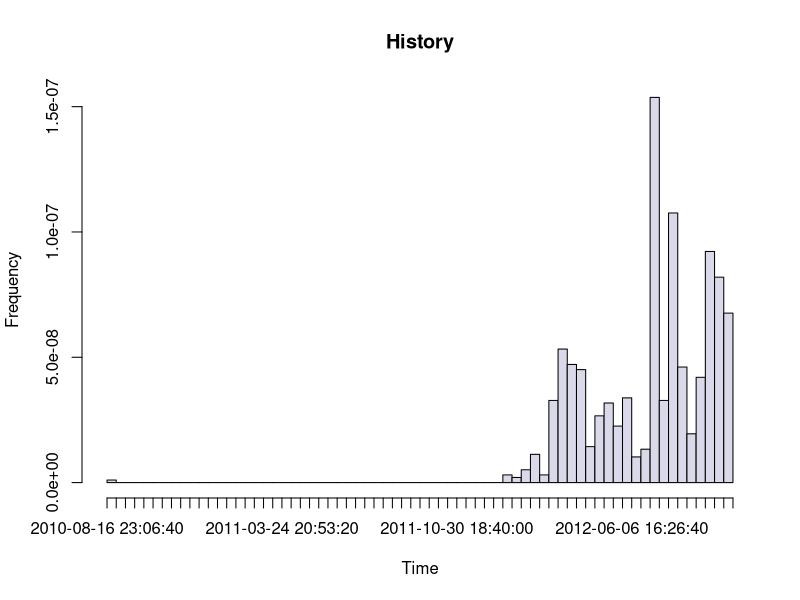
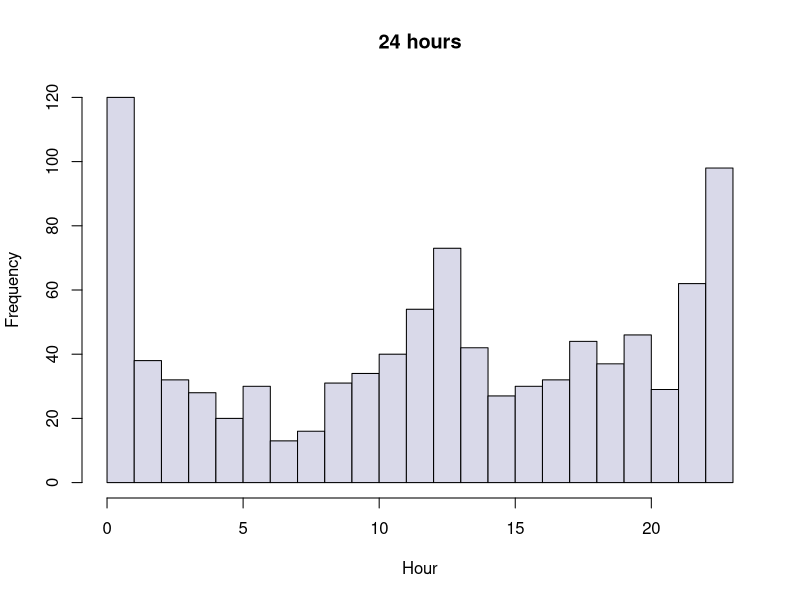
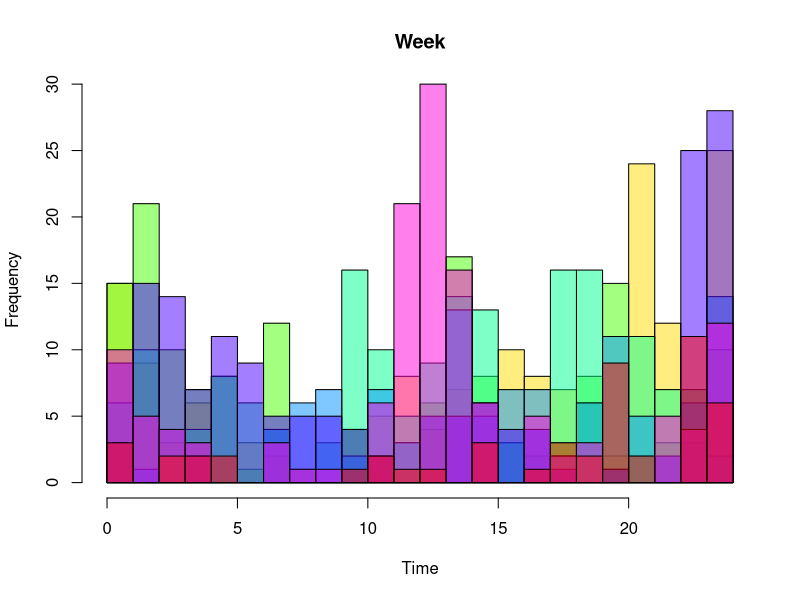
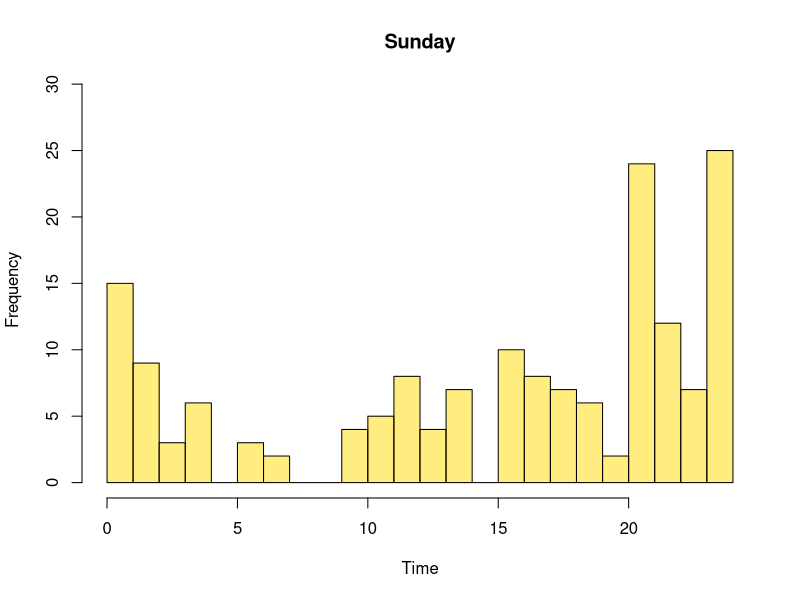
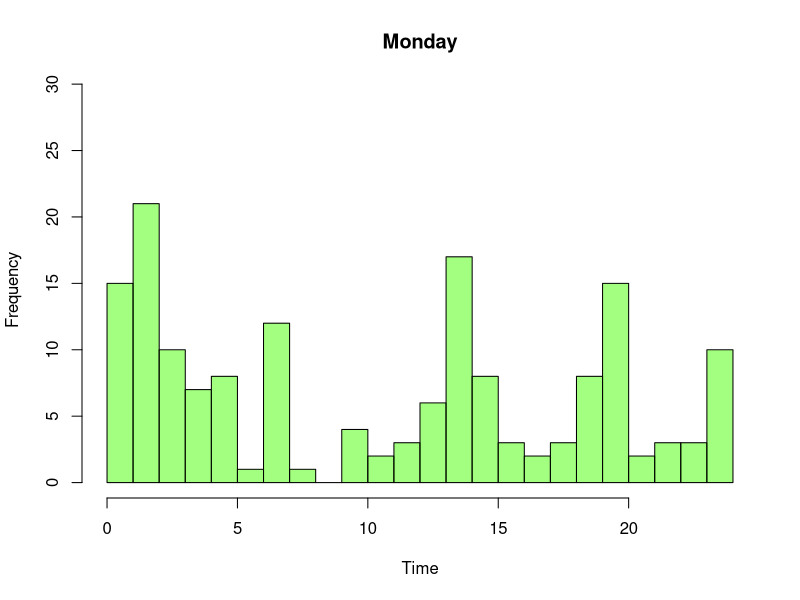
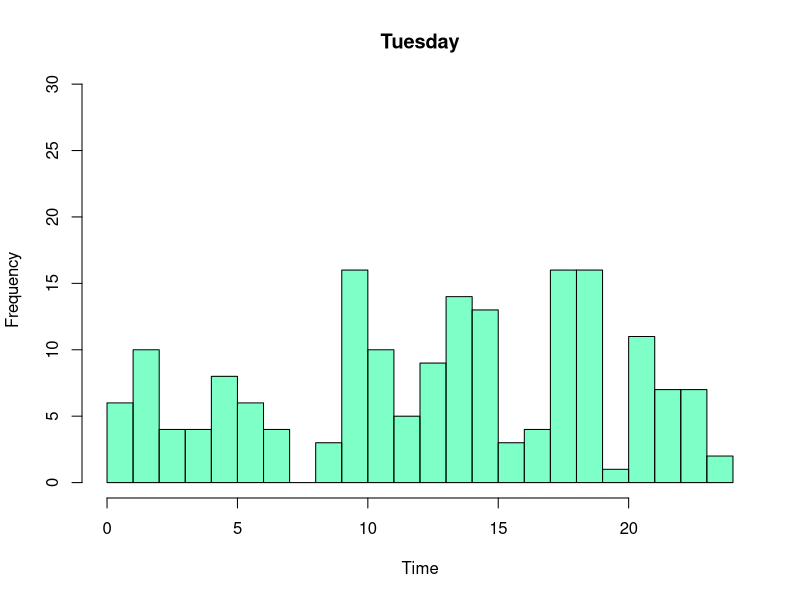
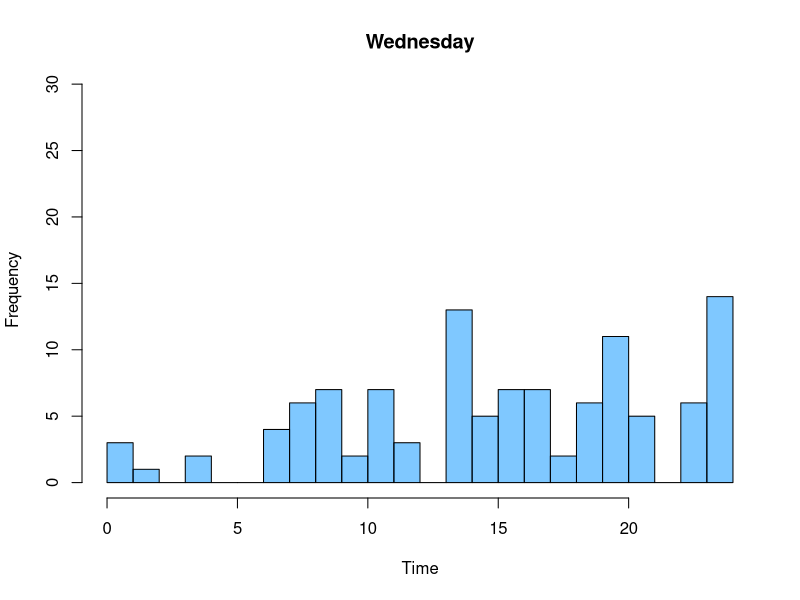
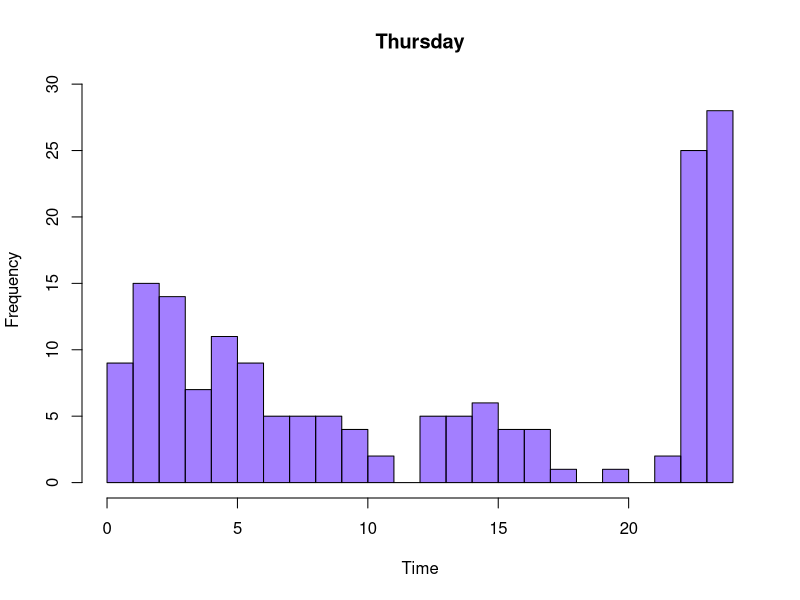

The R script that drew these images, in order:
#DIctionaly
#ジャンルの数---length(table(iml[,2]))

iml = read.table('iml.txt', header = F, sep = ",")
#convert string to POSIXlt
time = strptime(iml[,1],"%Y-%m-%d %H:%M:%S")
#make data frame which consists of POXIlt and string about genre
iml = data.frame(time, iml[,2], iml[,3])
#convert UTC to JST
iml[,1] = iml[,1]+9*60*60
#total time
names(iml)[1] = "playDate"
names(iml)[2] = "genre"
names(iml)[3] = "totalTime"
#ヒストグラム-経時
quartz()
hist(iml[,1], breaks=48, main="History", col = rgb(217, 217 , 233,  maxColorValue = 255), xlab = "Time", ylab = "Frequency")

#axis(1, at= seq(0, nb, by = 1))

#ヒストグラム-時間
quartz()
hist(as.POSIXlt(iml[,1])$hour, breaks=seq(0,23,1), main="24 hours", col = rgb(217, 217 , 233,  maxColorValue = 255), xlab = "Hour", ylab = "Frequency")

#曜日ごとに色を変え重畳表示
weekMax = 0#まずは曜日に分けたときの、ヒストグラムの最大値を求める
for(i in 1:7){
	if (weekMax < max(table(as.POSIXlt(iml[,1][as.POSIXlt(iml[,1])$wday==i-1])$hour))){
		weekMax = max(table(as.POSIXlt(iml[,1][as.POSIXlt(iml[,1])$wday==i-1])$hour))
	}
}
quartz()
for(i in 1:7){ 
	if(i>1){
		hist(as.POSIXlt(iml[,1][as.POSIXlt(iml[,1])$wday==i-1])$hour+as.POSIXlt(iml[,1][as.POSIXlt(iml[,1])$wday==i-1])$min/60, breaks=seq(0,24,1),main="Week", col = hsv(1*i/7, 1 , 1, alpha = 0.5), xlab = "Time", ylab = "Frequency", add = T, ylim =c(0,weekMax))
	}else{
		hist(as.POSIXlt(iml[,1][as.POSIXlt(iml[,1])$wday==i-1])$hour+as.POSIXlt(iml[,1][as.POSIXlt(iml[,1])$wday==i-1])$min/60, breaks=seq(0,24,1),main="Week", col = hsv(1*i/7, 1 , 1, alpha = 0.5), xlab = "Time", ylab = "Frequency", add = F, ylim =c(0,weekMax))
		#axis(1, at= seq(0, 24, by = 1))
	}
}
#曜日ごとに分けて表示
for(i in 1:7){ 
		quartz()
		wdayName = switch(i, "Sunday", "Monday", "Tuesday", "Wednesday", "Thursday", "Friday", "Saturday" )
		hist(as.POSIXlt(iml[,1][as.POSIXlt(iml[,1])$wday==i-1])$hour+as.POSIXlt(iml[,1][as.POSIXlt(iml[,1])$wday==i-1])$min/60, breaks=seq(0,24,1), main=wdayName, col = hsv(1*i/7, 1 , 1, alpha = 0.5), xlab = "Time", ylab = "Frequency", add = F,  ylim =c(0,weekMax))
		#axis(1, at= seq(0, 24, by = 1), cex.axis = 0.5)	
}
#ジャンルを分けて分析
#とりあえず、最大の度数と次点のジャンルを比較分析する。
#first
largestGenreName = names(table(iml[,2])[table(iml[,2]) == max(table(iml[,2]))])#最大度数のジャンルを取り出す（imamuraのサンプルではJazz)
largestGenre = iml[,1][iml[,2] == largestGenreName]
#second
secondLargestGenreName = names(sort(table(iml[,2]), decreasing = T))[2]#2番目に度数が大きいジャンル名を取得(imamuraのサンプルではRock)
secondLargestGenre = iml[,1][iml[,2] == secondLargestGenreName]
#縦軸をそろえたいので最大値を求める
quartz()

#for文で、一回全文のヒストグラムのてっぺんを出して、最大値を出す。
histMax=-1
for(i in 1:length(table(iml[,2]))){
	targetGenreName = names(sort(table(iml[,2]), decreasing = T))[i]
	targetGenre = iml[,1][iml[,2] == targetGenreName]
	
	histMax0 = max(hist(as.POSIXlt(targetGenre)$hour+as.POSIXlt(targetGenre)$min/60, main=targetGenreName, breaks=seq(0,24,1), col = hsv(1*i/length(table(iml[,2])), 1, 1, alpha = 0.5), xlab = "Time", ylab = "Frequency", ylim = c(0, histMax))$counts)
	if(histMax0 > histMax ){
		histMax = histMax0
	}
}
if(histMax == -1){
	cat("something wrong!")
}
#laegest genre hist
#グラフ上書き
hist(as.POSIXlt(largestGenre)$hour+as.POSIXlt(largestGenre)$min/60, main=largestGenreName, breaks=seq(0,24,1), col = hsv(1/2, 1, 1, alpha = 0.5), xlab = "Time", ylab = "Frequency", ylim = c(0, histMax))
#second largest hist
quartz()
hist(as.POSIXlt(secondLargestGenre)$hour+as.POSIXlt(secondLargestGenre)$min/60, main=secondLargestGenreName, breaks=seq(0,24,1), col = hsv(1, 1, 1, alpha = 0.5), xlab = "Time", ylab = "Frequency", ylim = c(0, histMax))
#for文で全ジャンル書き出してみる

for(i in 1:length(table(iml[,2]))){
	targetGenreName = names(sort(table(iml[,2]), decreasing = T))[i]
	targetGenre = iml[,1][iml[,2] == targetGenreName]
	#quartz()
	png(file=paste("genre_",i,".png", sep=""), bg="white")
	hist(as.POSIXlt(targetGenre)$hour+as.POSIXlt(targetGenre)$min/60, main=targetGenreName, breaks=seq(0,24,1), col = hsv(1*i/length(table(iml[,2])), 1, 1, alpha = 0.5), xlab = "Time", ylab = "Frequency", xlim = c(0,23), ylim = c(0, histMax))
	dev.off()
}
#音楽の長さと最後に聞いた時間をもとに、操作して選択された曲だけのリストを求める
#iml[sort.list(iml$Played Date),]
#iml[2036,][1]-round(iml[2036,][3]/1000)#ほとんど、同じか、1秒小さいか、1秒大きい。
#nrow(iml)
#append


sortedIml = iml[sort.list(iml$playDate),]
#ここまでrunning code
#こんかいは1~1863(sortedImlで中身みて、2655までデータが存在して、2656からNANだったので、rownames(sortedIml)==2655でTRUE参照するというアナログで調べた)までデータ存在。
playDateExistIml = sortedIml[1:1863,]

diff = c()
for (i in 2:nrow(playDateExistIml)){
	diff = append(diff, playDateExistIml[i-1,][1] - (playDateExistIml[i,][1]-round(playDateExistIml[i,][3]/1000)))#ここはplay dateでソートしてから行うように書き換える！
}
diffAbs = abs(as.numeric(diff))
selectedItems = diffAbs == 1 
#行番号取得　rownames(sortedIml)[nrow(sortedIml)]
#最後まで完了
cat("done!")
